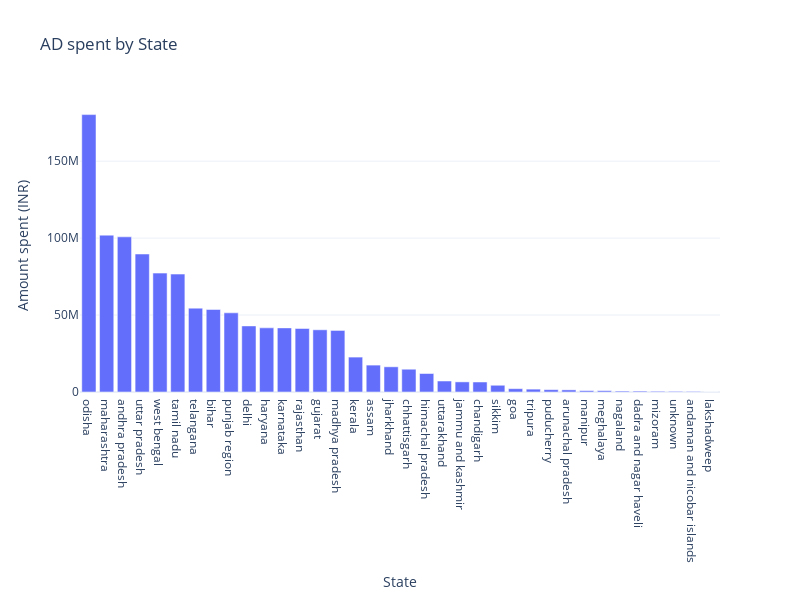

Write notebook code for a chart like this one.
### Code cell
fig = px.bar(locations , x = 'Location name' , y = 'Amount spent (INR)',
             labels = {'Location name' : 'State' , 'Amount spent (INR)' : 'Amount spent (INR)'},
             title = 'AD spent by State')
fig.update_layout(xaxis = {'categoryorder' : 'total descending'},
                  width = 800 , height = 600)
fig.show()

### Figure 1 — Plotly figure (JSON) as saved in the notebook; plotly's stock layout.template omitted (floating-point values rounded to 4 significant figures)
{"data": [{"alignmentgroup": "True", "hovertemplate": "State=%{x}<br>Amount spent (INR)=%{y}<extra></extra>", "legendgroup": "", "marker": {"color": "#636efa", "pattern": {"shape": ""}}, "name": "", "offsetgroup": "", "orientation": "v", "showlegend": false, "textposition": "auto", "type": "bar", "x": ["andaman and nicobar islands", "andhra pradesh", "arunachal pradesh", "assam", "bihar", "chandigarh", "chhattisgarh", "dadra and nagar haveli", "delhi", "goa", "gujarat", "haryana", "himachal pradesh", "jammu and kashmir", "jharkhand", "karnataka", "kerala", "lakshadweep", "madhya pradesh", "maharashtra", "manipur", "meghalaya", "mizoram", "nagaland", "odisha", "puducherry", "punjab region", "rajasthan", "sikkim", "tamil nadu", "telangana", "tripura", "unknown", "uttar pradesh", "uttarakhand", "west bengal"], "xaxis": "x", "y": [377858, 100819732, 1385654, 17478091, 53619242, 6507258, 14803286, 584679, 42935946, 2164209, 40425399, 41683411, 12011616, 6575061, 16380139, 41659397, 22681201, 19847, 39992952, 101917091, 889062, 884220, 481052, 599170, 180252277, 1535672, 51439204, 41268323, 4379297, 76622608, 54496166, 1857459, 429361, 89668131, 7140897, 77244996], "yaxis": "y"}], "layout": {"barmode": "relative", "height": 600, "legend": {"tracegroupgap": 0}, "title": {"text": "AD spent by State"}, "width": 800, "xaxis": {"anchor": "y", "autorange": true, "categoryorder": "total descending", "domain": [0, 1], "range": [-0.5, 35.5], "title": {"text": "State"}, "type": "category"}, "yaxis": {"anchor": "x", "autorange": true, "domain": [0, 1], "range": [0, 189700000.0], "title": {"text": "Amount spent (INR)"}, "type": "linear"}}}
